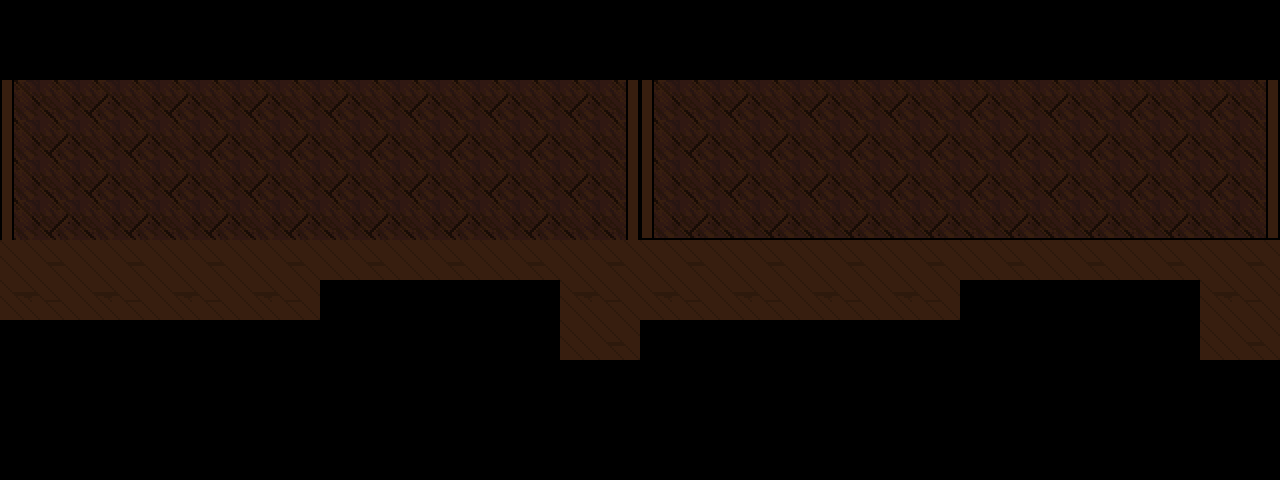

This game map was drawn from its Tiled (.tmx) file and the tilesets committed beside it. A one-line description and the trimmed map source follow:
An orthogonal 32x12 tile map with 40x40 px tiles, 2 tile layers (Tile Layer 1, Tile Layer 2), 2 tilesets and 39 objects (21x teevie_sneakhead, 4x teevie_sneaklight, 3x transition, 2x teevie_sneakzone, spawn, ...).

<map version="1.10" tiledversion="1.10.2" orientation="orthogonal" renderorder="right-down" width="32" height="12" tilewidth="40" tileheight="40" infinite="0" nextlayerid="8" nextobjectid="91">
 <editorsettings>
  <export target="stealthtest.lua" format="lua" />
 </editorsettings>
 <properties>
  <property name="border" value="teevie" />
  <property name="keepmusic" type="bool" value="true" />
  <property name="punish_map" value="floortv/stealthtest" />
 </properties>
 <tileset firstgid="1" source="../../tilesets/teevie_land_backstage.tsx" />
 <tileset firstgid="280" source="../../tilesets/teevie_land.tsx" />
 <layer id="1" name="Tile Layer 1" width="32" height="12">
  <data>[384 cells, 384 non-empty, 9 distinct tile ids]</data>
 </layer>
 <layer id="6" name="Tile Layer 2" width="32" height="12">
  <data>[384 cells, 16 non-empty, 1 distinct tile ids]</data>
 </layer>
 <objectgroup color="#0000ff" id="5" name="collision">
  <object id="1" x="-10" y="200" width="1290" height="40" />
  <object id="6" x="640" y="320" width="320" height="40" />
  <object id="7" x="1200" y="320" width="80" height="40" />
  <object id="14" x="960" y="280" width="240" height="80" />
  <object id="70" x="0" y="320" width="320" height="40" />
  <object id="71" x="320" y="280" width="240" height="80" />
  <object id="72" x="560" y="320" width="80" height="40" />
 </objectgroup>
 <objectgroup color="#ff5500" id="3" name="objects_sneaking">
  <object id="4" name="teevie_sneakzone" x="720" y="240" width="480" height="2" />
  <object id="16" name="teevie_sneakhead" x="720" y="420">
   <properties>
    <property name="type" value="shadowguy" />
   </properties>
   <point />
  </object>
  <object id="17" name="teevie_sneakhead" x="780" y="450">
   <properties>
    <property name="type" value="shadowguy" />
   </properties>
   <point />
  </object>
  <object id="18" name="teevie_sneakhead" x="810" y="410">
   <properties>
    <property name="type" value="shadowguy" />
   </properties>
   <point />
  </object>
  <object id="19" name="teevie_sneakhead" x="870" y="460">
   <properties>
    <property name="type" value="shadowguy" />
   </properties>
   <point />
  </object>
  <object id="20" name="teevie_sneakhead" x="910" y="420">
   <properties>
    <property name="type" value="shadowguy" />
   </properties>
   <point />
  </object>
  <object id="21" name="teevie_sneakhead" x="960" y="470">
   <properties>
    <property name="type" value="shadowguy" />
   </properties>
   <point />
  </object>
  <object id="22" name="teevie_sneakhead" x="1000" y="410">
   <properties>
    <property name="type" value="shadowguy" />
   </properties>
   <point />
  </object>
  <object id="23" name="teevie_sneakhead" x="1040" y="450">
   <properties>
    <property name="type" value="shadowguy" />
   </properties>
   <point />
  </object>
  <object id="24" name="teevie_sneakhead" x="1110" y="410">
   <properties>
    <property name="type" value="shadowguy" />
   </properties>
   <point />
  </object>
  <object id="28" name="teevie_sneakhead" x="1160" y="460">
   <properties>
    <property name="type" value="shadowguy" />
   </properties>
   <point />
  </object>
  <object id="29" name="teevie_sneakhead" x="1230" y="430">
   <properties>
    <property name="type" value="shadowguy" />
   </properties>
   <point />
  </object>
  <object id="73" name="teevie_sneakhead" x="80" y="430">
   <properties>
    <property name="type" value="zapper" />
   </properties>
   <point />
  </object>
  <object id="74" name="teevie_sneakhead" x="140" y="460">
   <properties>
    <property name="type" value="zapper" />
   </properties>
   <point />
  </object>
  <object id="76" name="teevie_sneakhead" x="250" y="470">
   <properties>
    <property name="type" value="zapper" />
   </properties>
   <point />
  </object>
  <object id="77" name="teevie_sneakhead" x="300" y="450">
   <properties>
    <property name="type" value="zapper" />
   </properties>
   <point />
  </object>
  <object id="78" name="teevie_sneakhead" x="190" y="440">
   <properties>
    <property name="type" value="zapper" />
   </properties>
   <point />
  </object>
  <object id="79" name="teevie_sneakhead" x="360" y="440">
   <properties>
    <property name="type" value="zapper" />
   </properties>
   <point />
  </object>
  <object id="80" name="teevie_sneakhead" x="410" y="460">
   <properties>
    <property name="type" value="zapper" />
   </properties>
   <point />
  </object>
  <object id="81" name="teevie_sneakhead" x="470" y="440">
   <properties>
    <property name="type" value="zapper" />
   </properties>
   <point />
  </object>
  <object id="82" name="teevie_sneakhead" x="520" y="460">
   <properties>
    <property name="type" value="zapper" />
   </properties>
   <point />
  </object>
  <object id="83" name="teevie_sneakhead" x="590" y="440">
   <properties>
    <property name="type" value="zapper" />
   </properties>
   <point />
  </object>
  <object id="85" name="teevie_sneakzone" x="80" y="240" width="480" height="2" />
 </objectgroup>
 <objectgroup color="#ff5500" id="7" name="objects_sneaklights">
  <object id="12" name="teevie_sneaklight" x="840" y="272">
   <properties>
    <property name="catchtype" type="int" value="0" />
    <property name="cutscene" value="tvfloor.sneakattack_shadowguy" />
    <property name="movetype" type="int" value="0" />
   </properties>
   <point />
  </object>
  <object id="13" name="teevie_sneaklight" x="1080" y="316">
   <properties>
    <property name="catchtype" type="int" value="1" />
    <property name="cutscene" value="tvfloor.sneakattack_shadowguy" />
    <property name="movetype" type="int" value="1" />
   </properties>
   <point />
  </object>
  <object id="88" name="teevie_sneaklight" x="200" y="270">
   <properties>
    <property name="catchtype" type="int" value="0" />
    <property name="cutscene" value="tvfloor.sneakattack_zapper" />
    <property name="movetype" type="int" value="0" />
   </properties>
   <point />
  </object>
  <object id="89" name="teevie_sneaklight" x="440" y="314">
   <properties>
    <property name="catchtype" type="int" value="1" />
    <property name="cutscene" value="tvfloor.sneakattack_zapper" />
    <property name="movetype" type="int" value="1" />
   </properties>
   <point />
  </object>
 </objectgroup>
 <objectgroup color="#ff00ff" id="4" name="objects">
  <object id="15" name="transition" x="-40" y="240" width="40" height="80">
   <properties>
    <property name="map" value="floortv/stealthtest" />
   </properties>
  </object>
  <object id="31" name="transition" x="1280" y="240" width="40" height="80">
   <properties>
    <property name="map" value="floortv/pre_elevator" />
    <property name="market" value="entry_left" />
   </properties>
  </object>
  <object id="90" name="transition" x="-80" y="250" width="40" height="80">
   <properties>
    <property name="map" value="floortv/stealthtest" />
   </properties>
  </object>
 </objectgroup>
 <objectgroup color="#aa00ff" id="2" name="markers">
  <object id="5" name="spawn" x="40" y="280">
   <point />
  </object>
  <object id="30" name="entry_cage" x="600" y="280">
   <point />
  </object>
 </objectgroup>
</map>
